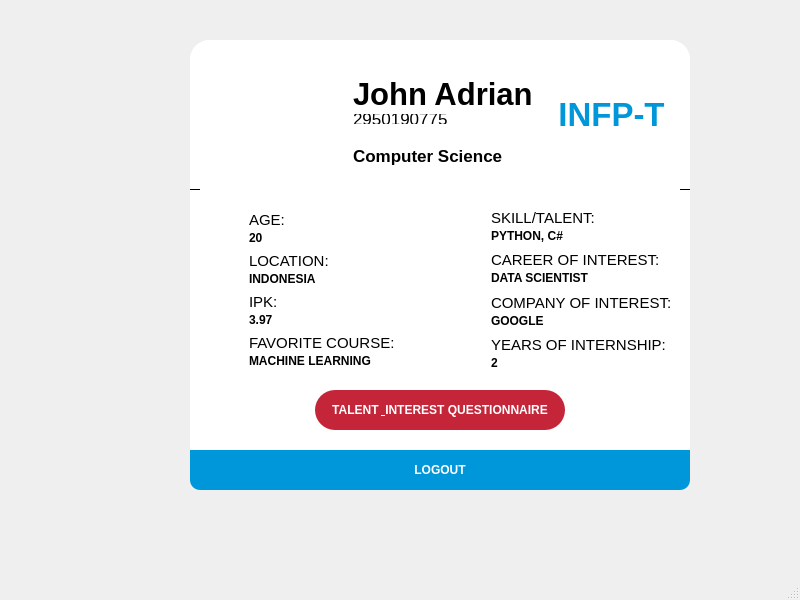
<?xml version="1.0" encoding="UTF-8"?>
<ui version="4.0">
 <class>MainWindow</class>
 <widget class="QMainWindow" name="MainWindow">
  <property name="geometry">
   <rect>
    <x>0</x>
    <y>0</y>
    <width>800</width>
    <height>600</height>
   </rect>
  </property>
  <property name="font">
   <font>
    <weight>75</weight>
    <bold>true</bold>
   </font>
  </property>
  <property name="windowTitle">
   <string>MainWindow</string>
  </property>
  <widget class="QWidget" name="centralwidget">
   <widget class="QGroupBox" name="profile">
    <property name="geometry">
     <rect>
      <x>190</x>
      <y>40</y>
      <width>500</width>
      <height>450</height>
     </rect>
    </property>
    <property name="sizePolicy">
     <sizepolicy hsizetype="Expanding" vsizetype="Preferred">
      <horstretch>0</horstretch>
      <verstretch>0</verstretch>
     </sizepolicy>
    </property>
    <property name="maximumSize">
     <size>
      <width>500</width>
      <height>450</height>
     </size>
    </property>
    <property name="styleSheet">
     <string notr="true">background: rgb(255, 255, 255);
border-radius: 20px;
</string>
    </property>
    <property name="title">
     <string/>
    </property>
    <layout class="QVBoxLayout" name="verticalLayout_5">
     <property name="spacing">
      <number>0</number>
     </property>
     <property name="leftMargin">
      <number>0</number>
     </property>
     <property name="topMargin">
      <number>0</number>
     </property>
     <property name="rightMargin">
      <number>0</number>
     </property>
     <property name="bottomMargin">
      <number>0</number>
     </property>
     <item>
      <widget class="QGroupBox" name="profileTop">
       <property name="minimumSize">
        <size>
         <width>0</width>
         <height>0</height>
        </size>
       </property>
       <property name="maximumSize">
        <size>
         <width>500</width>
         <height>150</height>
        </size>
       </property>
       <property name="styleSheet">
        <string notr="true">border-bottom-left-radius: 0px;
border-bottom-right-radius: 0px</string>
       </property>
       <property name="title">
        <string/>
       </property>
       <layout class="QHBoxLayout" name="horizontalLayout_2">
        <property name="spacing">
         <number>0</number>
        </property>
        <property name="leftMargin">
         <number>0</number>
        </property>
        <property name="topMargin">
         <number>0</number>
        </property>
        <property name="rightMargin">
         <number>0</number>
        </property>
        <property name="bottomMargin">
         <number>0</number>
        </property>
        <item>
         <widget class="QGroupBox" name="profileGroup">
          <property name="styleSheet">
           <string notr="true">border-bottom: 0.5px solid black</string>
          </property>
          <property name="title">
           <string/>
          </property>
          <layout class="QHBoxLayout" name="horizontalLayout">
           <property name="spacing">
            <number>0</number>
           </property>
           <property name="leftMargin">
            <number>10</number>
           </property>
           <property name="topMargin">
            <number>0</number>
           </property>
           <property name="rightMargin">
            <number>10</number>
           </property>
           <property name="bottomMargin">
            <number>0</number>
           </property>
           <item>
            <widget class="QGroupBox" name="profileBox">
             <property name="styleSheet">
              <string notr="true">border: none</string>
             </property>
             <property name="title">
              <string/>
             </property>
             <property name="alignment">
              <set>Qt::AlignCenter</set>
             </property>
             <layout class="QHBoxLayout" name="horizontalLayout_5">
              <property name="spacing">
               <number>0</number>
              </property>
              <property name="leftMargin">
               <number>0</number>
              </property>
              <property name="topMargin">
               <number>0</number>
              </property>
              <property name="rightMargin">
               <number>0</number>
              </property>
              <property name="bottomMargin">
               <number>0</number>
              </property>
              <item>
               <widget class="QLabel" name="profileLogo">
                <property name="minimumSize">
                 <size>
                  <width>80</width>
                  <height>80</height>
                 </size>
                </property>
                <property name="maximumSize">
                 <size>
                  <width>80</width>
                  <height>80</height>
                 </size>
                </property>
                <property name="text">
                 <string/>
                </property>
                <property name="pixmap">
                 <pixmap resource="test.qrc">:/logo/1A.jpg</pixmap>
                </property>
                <property name="scaledContents">
                 <bool>true</bool>
                </property>
                <property name="alignment">
                 <set>Qt::AlignCenter</set>
                </property>
               </widget>
              </item>
             </layout>
            </widget>
           </item>
           <item>
            <widget class="QGroupBox" name="personalInfoBox">
             <property name="styleSheet">
              <string notr="true">border: none
</string>
             </property>
             <property name="title">
              <string/>
             </property>
             <layout class="QVBoxLayout" name="verticalLayout_2">
              <property name="spacing">
               <number>0</number>
              </property>
              <property name="leftMargin">
               <number>5</number>
              </property>
              <property name="topMargin">
               <number>0</number>
              </property>
              <property name="rightMargin">
               <number>0</number>
              </property>
              <property name="bottomMargin">
               <number>0</number>
              </property>
              <item>
               <widget class="QLabel" name="studentName">
                <property name="minimumSize">
                 <size>
                  <width>0</width>
                  <height>50</height>
                 </size>
                </property>
                <property name="maximumSize">
                 <size>
                  <width>200</width>
                  <height>15</height>
                 </size>
                </property>
                <property name="font">
                 <font>
                  <pointsize>23</pointsize>
                  <weight>75</weight>
                  <bold>true</bold>
                 </font>
                </property>
                <property name="text">
                 <string>John Adrian</string>
                </property>
               </widget>
              </item>
              <item>
               <widget class="QLabel" name="studentId">
                <property name="minimumSize">
                 <size>
                  <width>0</width>
                  <height>0</height>
                 </size>
                </property>
                <property name="maximumSize">
                 <size>
                  <width>16777215</width>
                  <height>10</height>
                 </size>
                </property>
                <property name="sizeIncrement">
                 <size>
                  <width>0</width>
                  <height>100</height>
                 </size>
                </property>
                <property name="baseSize">
                 <size>
                  <width>0</width>
                  <height>100</height>
                 </size>
                </property>
                <property name="font">
                 <font>
                  <pointsize>13</pointsize>
                 </font>
                </property>
                <property name="text">
                 <string>2950190775</string>
                </property>
               </widget>
              </item>
              <item>
               <widget class="QLabel" name="majorName">
                <property name="maximumSize">
                 <size>
                  <width>16777215</width>
                  <height>40</height>
                 </size>
                </property>
                <property name="font">
                 <font>
                  <pointsize>13</pointsize>
                  <weight>75</weight>
                  <bold>true</bold>
                 </font>
                </property>
                <property name="text">
                 <string>Computer Science</string>
                </property>
               </widget>
              </item>
             </layout>
            </widget>
           </item>
           <item>
            <widget class="QGroupBox" name="mbtiProfile">
             <property name="styleSheet">
              <string notr="true">border: none</string>
             </property>
             <property name="title">
              <string/>
             </property>
             <layout class="QVBoxLayout" name="verticalLayout">
              <property name="spacing">
               <number>0</number>
              </property>
              <property name="leftMargin">
               <number>10</number>
              </property>
              <property name="topMargin">
               <number>0</number>
              </property>
              <property name="rightMargin">
               <number>0</number>
              </property>
              <property name="bottomMargin">
               <number>0</number>
              </property>
              <item>
               <widget class="QLabel" name="mbtiType">
                <property name="font">
                 <font>
                  <pointsize>25</pointsize>
                  <weight>75</weight>
                  <bold>true</bold>
                 </font>
                </property>
                <property name="styleSheet">
                 <string notr="true">color: rgb(0, 151, 218)</string>
                </property>
                <property name="text">
                 <string>INFP-T</string>
                </property>
                <property name="alignment">
                 <set>Qt::AlignCenter</set>
                </property>
               </widget>
              </item>
             </layout>
            </widget>
           </item>
          </layout>
         </widget>
        </item>
       </layout>
      </widget>
     </item>
     <item>
      <widget class="QGroupBox" name="allContent">
       <property name="maximumSize">
        <size>
         <width>500</width>
         <height>340</height>
        </size>
       </property>
       <property name="styleSheet">
        <string notr="true">border radius: 0px 0px 10px 10px</string>
       </property>
       <property name="title">
        <string/>
       </property>
       <layout class="QVBoxLayout" name="verticalLayout_4">
        <property name="spacing">
         <number>0</number>
        </property>
        <property name="leftMargin">
         <number>0</number>
        </property>
        <property name="topMargin">
         <number>0</number>
        </property>
        <property name="rightMargin">
         <number>0</number>
        </property>
        <property name="bottomMargin">
         <number>0</number>
        </property>
        <item>
         <widget class="QGroupBox" name="content">
          <property name="minimumSize">
           <size>
            <width>0</width>
            <height>200</height>
           </size>
          </property>
          <property name="maximumSize">
           <size>
            <width>500</width>
            <height>300</height>
           </size>
          </property>
          <property name="title">
           <string/>
          </property>
          <layout class="QHBoxLayout" name="horizontalLayout_3">
           <item>
            <widget class="QGroupBox" name="firstColumn">
             <property name="title">
              <string/>
             </property>
             <layout class="QVBoxLayout" name="verticalLayout_17">
              <property name="spacing">
               <number>-1</number>
              </property>
              <property name="leftMargin">
               <number>50</number>
              </property>
              <property name="topMargin">
               <number>12</number>
              </property>
              <property name="rightMargin">
               <number>12</number>
              </property>
              <property name="bottomMargin">
               <number>12</number>
              </property>
              <item>
               <widget class="QGroupBox" name="ageBox">
                <property name="title">
                 <string/>
                </property>
                <layout class="QVBoxLayout" name="verticalLayout_8">
                 <property name="spacing">
                  <number>0</number>
                 </property>
                 <property name="leftMargin">
                  <number>0</number>
                 </property>
                 <property name="topMargin">
                  <number>0</number>
                 </property>
                 <property name="rightMargin">
                  <number>0</number>
                 </property>
                 <property name="bottomMargin">
                  <number>0</number>
                 </property>
                 <item>
                  <widget class="QLabel" name="ageLabel">
                   <property name="font">
                    <font>
                     <pointsize>11</pointsize>
                    </font>
                   </property>
                   <property name="text">
                    <string>AGE:</string>
                   </property>
                  </widget>
                 </item>
                 <item>
                  <widget class="QLabel" name="label_17">
                   <property name="font">
                    <font>
                     <weight>75</weight>
                     <bold>true</bold>
                    </font>
                   </property>
                   <property name="text">
                    <string>20</string>
                   </property>
                  </widget>
                 </item>
                </layout>
               </widget>
              </item>
              <item>
               <widget class="QGroupBox" name="locationBox">
                <property name="title">
                 <string/>
                </property>
                <layout class="QVBoxLayout" name="verticalLayout_9">
                 <property name="spacing">
                  <number>0</number>
                 </property>
                 <property name="leftMargin">
                  <number>0</number>
                 </property>
                 <property name="topMargin">
                  <number>0</number>
                 </property>
                 <property name="rightMargin">
                  <number>0</number>
                 </property>
                 <property name="bottomMargin">
                  <number>0</number>
                 </property>
                 <item>
                  <widget class="QLabel" name="locationLabel">
                   <property name="font">
                    <font>
                     <pointsize>11</pointsize>
                    </font>
                   </property>
                   <property name="text">
                    <string>LOCATION:</string>
                   </property>
                  </widget>
                 </item>
                 <item>
                  <widget class="QLabel" name="label_15">
                   <property name="font">
                    <font>
                     <weight>75</weight>
                     <bold>true</bold>
                    </font>
                   </property>
                   <property name="text">
                    <string>INDONESIA</string>
                   </property>
                  </widget>
                 </item>
                </layout>
               </widget>
              </item>
              <item>
               <widget class="QGroupBox" name="gpaBox">
                <property name="title">
                 <string/>
                </property>
                <layout class="QVBoxLayout" name="verticalLayout_10">
                 <property name="spacing">
                  <number>0</number>
                 </property>
                 <property name="leftMargin">
                  <number>0</number>
                 </property>
                 <property name="topMargin">
                  <number>0</number>
                 </property>
                 <property name="rightMargin">
                  <number>0</number>
                 </property>
                 <property name="bottomMargin">
                  <number>0</number>
                 </property>
                 <item>
                  <widget class="QLabel" name="gpaLabel">
                   <property name="font">
                    <font>
                     <pointsize>11</pointsize>
                    </font>
                   </property>
                   <property name="text">
                    <string>IPK:</string>
                   </property>
                  </widget>
                 </item>
                 <item>
                  <widget class="QLabel" name="label_13">
                   <property name="font">
                    <font>
                     <weight>75</weight>
                     <bold>true</bold>
                    </font>
                   </property>
                   <property name="text">
                    <string>3.97</string>
                   </property>
                  </widget>
                 </item>
                </layout>
               </widget>
              </item>
              <item>
               <widget class="QGroupBox" name="courseBox">
                <property name="title">
                 <string/>
                </property>
                <layout class="QVBoxLayout" name="verticalLayout_11">
                 <property name="spacing">
                  <number>0</number>
                 </property>
                 <property name="leftMargin">
                  <number>0</number>
                 </property>
                 <property name="topMargin">
                  <number>0</number>
                 </property>
                 <property name="rightMargin">
                  <number>0</number>
                 </property>
                 <property name="bottomMargin">
                  <number>0</number>
                 </property>
                 <item>
                  <widget class="QLabel" name="courseLabel">
                   <property name="font">
                    <font>
                     <pointsize>11</pointsize>
                    </font>
                   </property>
                   <property name="text">
                    <string>FAVORITE COURSE:</string>
                   </property>
                  </widget>
                 </item>
                 <item>
                  <widget class="QLabel" name="label_11">
                   <property name="font">
                    <font>
                     <weight>75</weight>
                     <bold>true</bold>
                    </font>
                   </property>
                   <property name="text">
                    <string>MACHINE LEARNING</string>
                   </property>
                  </widget>
                 </item>
                </layout>
               </widget>
              </item>
             </layout>
            </widget>
           </item>
           <item>
            <widget class="QGroupBox" name="secondColumn">
             <property name="title">
              <string/>
             </property>
             <layout class="QVBoxLayout" name="verticalLayout_16">
              <property name="leftMargin">
               <number>50</number>
              </property>
              <item>
               <widget class="QGroupBox" name="talentBox">
                <property name="title">
                 <string/>
                </property>
                <layout class="QVBoxLayout" name="verticalLayout_15">
                 <property name="spacing">
                  <number>0</number>
                 </property>
                 <property name="leftMargin">
                  <number>0</number>
                 </property>
                 <property name="topMargin">
                  <number>0</number>
                 </property>
                 <property name="rightMargin">
                  <number>0</number>
                 </property>
                 <property name="bottomMargin">
                  <number>0</number>
                 </property>
                 <item>
                  <widget class="QLabel" name="skillLabel">
                   <property name="font">
                    <font>
                     <pointsize>11</pointsize>
                    </font>
                   </property>
                   <property name="text">
                    <string>SKILL/TALENT:</string>
                   </property>
                  </widget>
                 </item>
                 <item>
                  <widget class="QLabel" name="label_18">
                   <property name="font">
                    <font>
                     <weight>75</weight>
                     <bold>true</bold>
                    </font>
                   </property>
                   <property name="text">
                    <string>PYTHON, C#</string>
                   </property>
                  </widget>
                 </item>
                </layout>
               </widget>
              </item>
              <item>
               <widget class="QGroupBox" name="careerBox">
                <property name="title">
                 <string/>
                </property>
                <layout class="QVBoxLayout" name="verticalLayout_12">
                 <property name="spacing">
                  <number>0</number>
                 </property>
                 <property name="leftMargin">
                  <number>0</number>
                 </property>
                 <property name="topMargin">
                  <number>0</number>
                 </property>
                 <property name="rightMargin">
                  <number>0</number>
                 </property>
                 <property name="bottomMargin">
                  <number>0</number>
                 </property>
                 <item>
                  <widget class="QLabel" name="careerLabel">
                   <property name="font">
                    <font>
                     <pointsize>11</pointsize>
                    </font>
                   </property>
                   <property name="text">
                    <string>CAREER OF INTEREST:</string>
                   </property>
                  </widget>
                 </item>
                 <item>
                  <widget class="QLabel" name="label_16">
                   <property name="font">
                    <font>
                     <weight>75</weight>
                     <bold>true</bold>
                    </font>
                   </property>
                   <property name="text">
                    <string>DATA SCIENTIST</string>
                   </property>
                  </widget>
                 </item>
                </layout>
               </widget>
              </item>
              <item>
               <widget class="QGroupBox" name="companyBox">
                <property name="title">
                 <string/>
                </property>
                <layout class="QVBoxLayout" name="verticalLayout_13">
                 <property name="spacing">
                  <number>0</number>
                 </property>
                 <property name="leftMargin">
                  <number>0</number>
                 </property>
                 <property name="topMargin">
                  <number>0</number>
                 </property>
                 <property name="rightMargin">
                  <number>0</number>
                 </property>
                 <property name="bottomMargin">
                  <number>0</number>
                 </property>
                 <item>
                  <widget class="QLabel" name="companyLabel">
                   <property name="font">
                    <font>
                     <pointsize>11</pointsize>
                    </font>
                   </property>
                   <property name="text">
                    <string>COMPANY OF INTEREST:</string>
                   </property>
                  </widget>
                 </item>
                 <item>
                  <widget class="QLabel" name="label_14">
                   <property name="font">
                    <font>
                     <weight>75</weight>
                     <bold>true</bold>
                    </font>
                   </property>
                   <property name="text">
                    <string>GOOGLE</string>
                   </property>
                  </widget>
                 </item>
                </layout>
               </widget>
              </item>
              <item>
               <widget class="QGroupBox" name="yearsBox">
                <property name="title">
                 <string/>
                </property>
                <layout class="QVBoxLayout" name="verticalLayout_14">
                 <property name="spacing">
                  <number>0</number>
                 </property>
                 <property name="leftMargin">
                  <number>0</number>
                 </property>
                 <property name="topMargin">
                  <number>0</number>
                 </property>
                 <property name="rightMargin">
                  <number>0</number>
                 </property>
                 <property name="bottomMargin">
                  <number>0</number>
                 </property>
                 <item>
                  <widget class="QLabel" name="yearsLabel">
                   <property name="font">
                    <font>
                     <pointsize>11</pointsize>
                    </font>
                   </property>
                   <property name="text">
                    <string>YEARS OF INTERNSHIP:</string>
                   </property>
                  </widget>
                 </item>
                 <item>
                  <widget class="QLabel" name="label_12">
                   <property name="font">
                    <font>
                     <weight>75</weight>
                     <bold>true</bold>
                    </font>
                   </property>
                   <property name="text">
                    <string>2</string>
                   </property>
                  </widget>
                 </item>
                </layout>
               </widget>
              </item>
             </layout>
            </widget>
           </item>
          </layout>
         </widget>
        </item>
        <item alignment="Qt::AlignHCenter">
         <widget class="QGroupBox" name="questionnaireBox">
          <property name="minimumSize">
           <size>
            <width>250</width>
            <height>50</height>
           </size>
          </property>
          <property name="maximumSize">
           <size>
            <width>250</width>
            <height>100</height>
           </size>
          </property>
          <property name="title">
           <string/>
          </property>
          <layout class="QVBoxLayout" name="verticalLayout_6">
           <property name="spacing">
            <number>0</number>
           </property>
           <property name="leftMargin">
            <number>0</number>
           </property>
           <property name="topMargin">
            <number>0</number>
           </property>
           <property name="rightMargin">
            <number>0</number>
           </property>
           <property name="bottomMargin">
            <number>10</number>
           </property>
           <item>
            <widget class="QPushButton" name="pushButton_2">
             <property name="maximumSize">
              <size>
               <width>16777215</width>
               <height>100</height>
              </size>
             </property>
             <property name="font">
              <font>
               <weight>75</weight>
               <bold>true</bold>
              </font>
             </property>
             <property name="styleSheet">
              <string notr="true">background: rgb(196, 37, 56);
color: rgb(255, 255, 255)</string>
             </property>
             <property name="text">
              <string>TALENT &amp; INTEREST QUESTIONNAIRE</string>
             </property>
            </widget>
           </item>
          </layout>
         </widget>
        </item>
        <item>
         <widget class="QGroupBox" name="pushBox">
          <property name="sizePolicy">
           <sizepolicy hsizetype="Expanding" vsizetype="Preferred">
            <horstretch>0</horstretch>
            <verstretch>0</verstretch>
           </sizepolicy>
          </property>
          <property name="minimumSize">
           <size>
            <width>0</width>
            <height>0</height>
           </size>
          </property>
          <property name="maximumSize">
           <size>
            <width>500</width>
            <height>100</height>
           </size>
          </property>
          <property name="styleSheet">
           <string notr="true">border-bottom-left-radius: 10px; 
border-bottom-right-radius:10px;</string>
          </property>
          <property name="title">
           <string/>
          </property>
          <layout class="QHBoxLayout" name="horizontalLayout_4">
           <property name="spacing">
            <number>0</number>
           </property>
           <property name="leftMargin">
            <number>0</number>
           </property>
           <property name="topMargin">
            <number>10</number>
           </property>
           <property name="rightMargin">
            <number>0</number>
           </property>
           <property name="bottomMargin">
            <number>0</number>
           </property>
           <item>
            <widget class="QPushButton" name="pushButton">
             <property name="minimumSize">
              <size>
               <width>0</width>
               <height>0</height>
              </size>
             </property>
             <property name="maximumSize">
              <size>
               <width>500</width>
               <height>500</height>
              </size>
             </property>
             <property name="font">
              <font>
               <weight>75</weight>
               <bold>true</bold>
              </font>
             </property>
             <property name="styleSheet">
              <string notr="true">background: rgb(0, 151, 218);
color: rgb(255, 255, 255);
border-top-left-radius: 0px; 
border-top-right-radius: 0px;
border-bottom-left-radius: 10px;
border-bottom-right-radius: 10px;</string>
             </property>
             <property name="text">
              <string>LOGOUT</string>
             </property>
            </widget>
           </item>
          </layout>
         </widget>
        </item>
       </layout>
      </widget>
     </item>
    </layout>
   </widget>
  </widget>
  <widget class="QMenuBar" name="menubar">
   <property name="geometry">
    <rect>
     <x>0</x>
     <y>0</y>
     <width>800</width>
     <height>24</height>
    </rect>
   </property>
  </widget>
  <widget class="QStatusBar" name="statusbar"/>
 </widget>
 <resources>
  <include location="test.qrc"/>
 </resources>
 <connections/>
</ui>
